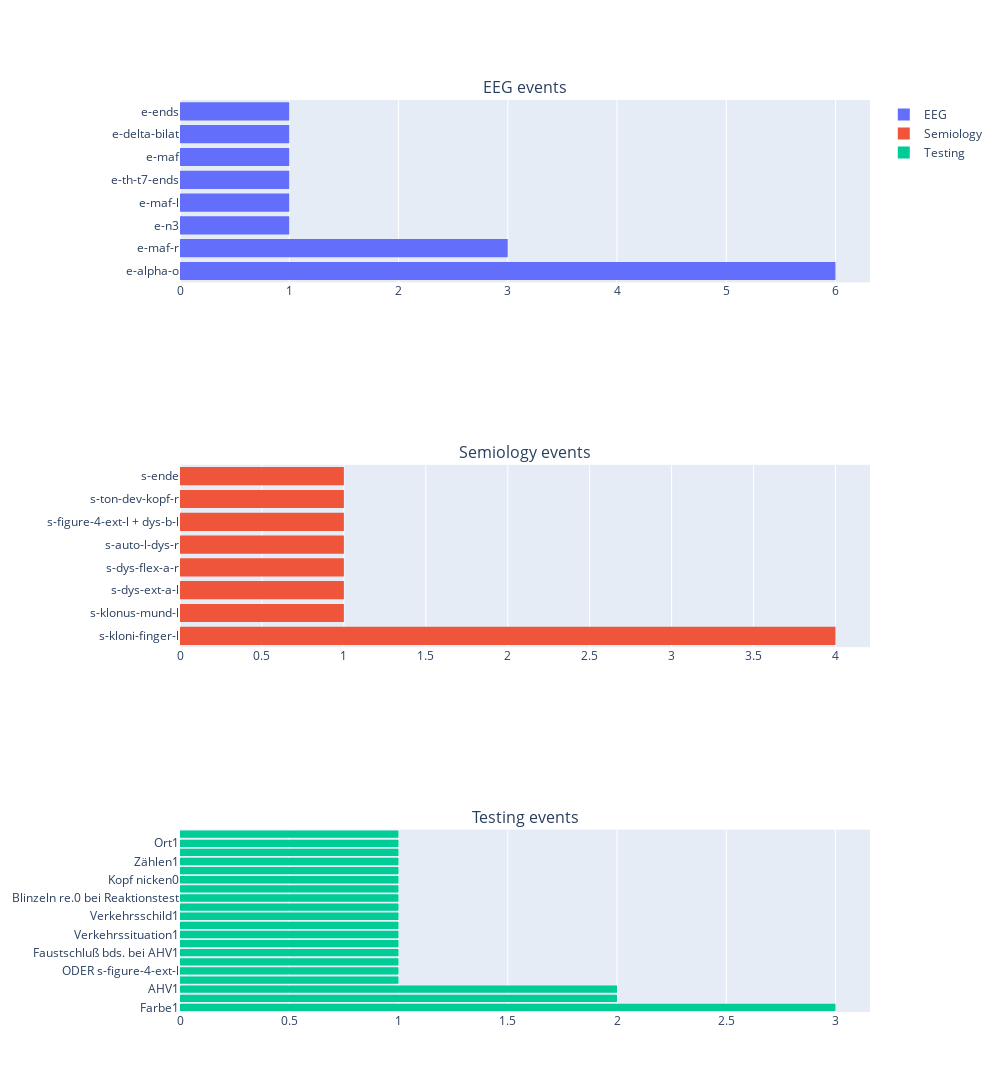

Write notebook code for a chart like this one.
### Code cell
import plotly.express as px
def plot_interactive_eventcounts(eeg=None, semio=None, test=None, source=None):
    fig = make_subplots(rows=3, cols=1, 
                        specs=[[{"type": "bar"}],
                                [{"type": "bar"}],
                                [{"type": "bar"}]],
                        subplot_titles=("EEG events", "Semiology events", "Testing events"),
                        #row_width=[0.1, 0.1, 0.1],
                        vertical_spacing=0.2
                        )
    # EEG
    fig.add_trace(go.Histogram(y=e_events["description"], 
                        histfunc="count",
                        orientation="h",
                        name="EEG"),
                    row=1, col=1
                    )

    # Semio
    fig.add_trace(go.Histogram(y=s_events["description"], 
                        histfunc="count",
                        orientation="h",
                        name="Semiology"),
                    row=2, col=1
                    )    

    # Test
    fig.add_trace(go.Histogram(y=t_events["description"], 
                        histfunc="count",
                        orientation="h",
                        name="Testing"),
                    row=3, col=1
                    )


    fig.update_yaxes(categoryorder="total descending")
    fig.update_layout(width=1000, height=1200)
    return fig

plot_interactive_eventcounts(eeg=e_events, semio=s_events, test=t_events, source="Test")

### Figure 1 — Plotly figure (JSON) as saved in the notebook; plotly's stock layout.template omitted (floating-point values rounded to 4 significant figures)
{"data": [{"histfunc": "count", "name": "EEG", "orientation": "h", "type": "histogram", "xaxis": "x", "y": ["e-n3", "e-maf-r", "e-maf-l", "e-maf-r", "e-maf-r", "e-th-t7-ends", "e-maf", "e-delta-bilat", "e-alpha-o", "e-ends", "e-alpha-o", "e-alpha-o", "e-alpha-o", "e-alpha-o", "e-alpha-o"], "yaxis": "y"}, {"histfunc": "count", "name": "Semiology", "orientation": "h", "type": "histogram", "xaxis": "x2", "y": ["s-klonus-mund-l", "s-dys-ext-a-l", "s-dys-flex-a-r", "s-kloni-finger-l", "s-auto-l-dys-r", "s-figure-4-ext-l + dys-b-l", "s-ton-dev-kopf-r", "s-ende", "s-kloni-finger-l", "s-kloni-finger-l", "s-kloni-finger-l"], "yaxis": "y2"}, {"histfunc": "count", "name": "Testing", "orientation": "h", "type": "histogram", "xaxis": "x3", "y": ["* Teilstuck Nr.  1 *", "ODER s-figure-4-ext-l", "Name1", "Faustschluß bds. bei AHV1", "Verkehrsschild0", "Farbe1", "Verkehrssituation1", "Verkehrszeichen1", "Verkehrsschild1", "Blinzeln li.1 bei Reaktionstest", "Blinzeln re.0 bei Reaktionstest", "takt. Reiz1", "Kopf nicken0", "Farbe1", "Zunge1", "AHV0", "Zählen1", "AHV0", "Farbe1", "Merkworte nachsprechen1", "AHV1", "Ort1", "AHV1", "M0"], "yaxis": "y3"}], "layout": {"annotations": [{"font": {"size": 16}, "showarrow": false, "text": "EEG events", "x": 0.5, "xanchor": "center", "xref": "paper", "y": 1, "yanchor": "bottom", "yref": "paper"}, {"font": {"size": 16}, "showarrow": false, "text": "Semiology events", "x": 0.5, "xanchor": "center", "xref": "paper", "y": 0.6, "yanchor": "bottom", "yref": "paper"}, {"font": {"size": 16}, "showarrow": false, "text": "Testing events", "x": 0.5, "xanchor": "center", "xref": "paper", "y": 0.2, "yanchor": "bottom", "yref": "paper"}], "height": 1200, "width": 1000, "xaxis": {"anchor": "y", "domain": [0, 1]}, "xaxis2": {"anchor": "y2", "domain": [0, 1]}, "xaxis3": {"anchor": "y3", "domain": [0, 1]}, "yaxis": {"anchor": "x", "categoryorder": "total descending", "domain": [0.8, 1]}, "yaxis2": {"anchor": "x2", "categoryorder": "total descending", "domain": [0.4, 0.6]}, "yaxis3": {"anchor": "x3", "categoryorder": "total descending", "domain": [0, 0.2]}}}
